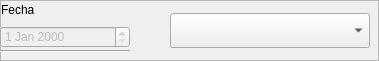
                     <widget class="QFrame" name="box_compras_top">
                      <property name="minimumSize">
                       <size>
                        <width>0</width>
                        <height>60</height>
                       </size>
                      </property>
                      <property name="frameShape">
                       <enum>QFrame::StyledPanel</enum>
                      </property>
                      <property name="frameShadow">
                       <enum>QFrame::Raised</enum>
                      </property>
                      <widget class="QDateEdit" name="compras_fecha">
                       <property name="enabled">
                        <bool>false</bool>
                       </property>
                       <property name="geometry">
                        <rect>
                         <x>0</x>
                         <y>26</y>
                         <width>130</width>
                         <height>22</height>
                        </rect>
                       </property>
                      </widget>
                      <widget class="QLabel" name="label_3">
                       <property name="geometry">
                        <rect>
                         <x>1</x>
                         <y>0</y>
                         <width>150</width>
                         <height>20</height>
                        </rect>
                       </property>
                       <property name="text">
                        <string>Fecha</string>
                       </property>
                      </widget>
                      <widget class="Line" name="line_3">
                       <property name="geometry">
                        <rect>
                         <x>0</x>
                         <y>50</y>
                         <width>130</width>
                         <height>2</height>
                        </rect>
                       </property>
                       <property name="orientation">
                        <enum>Qt::Horizontal</enum>
                       </property>
                      </widget>
                      <widget class="QComboBox" name="compras_proveedor">
                       <property name="geometry">
                        <rect>
                         <x>170</x>
                         <y>13</y>
                         <width>200</width>
                         <height>35</height>
                        </rect>
                       </property>
                       <property name="cursor">
                        <cursorShape>PointingHandCursor</cursorShape>
                       </property>
                      </widget>
                     </widget>
